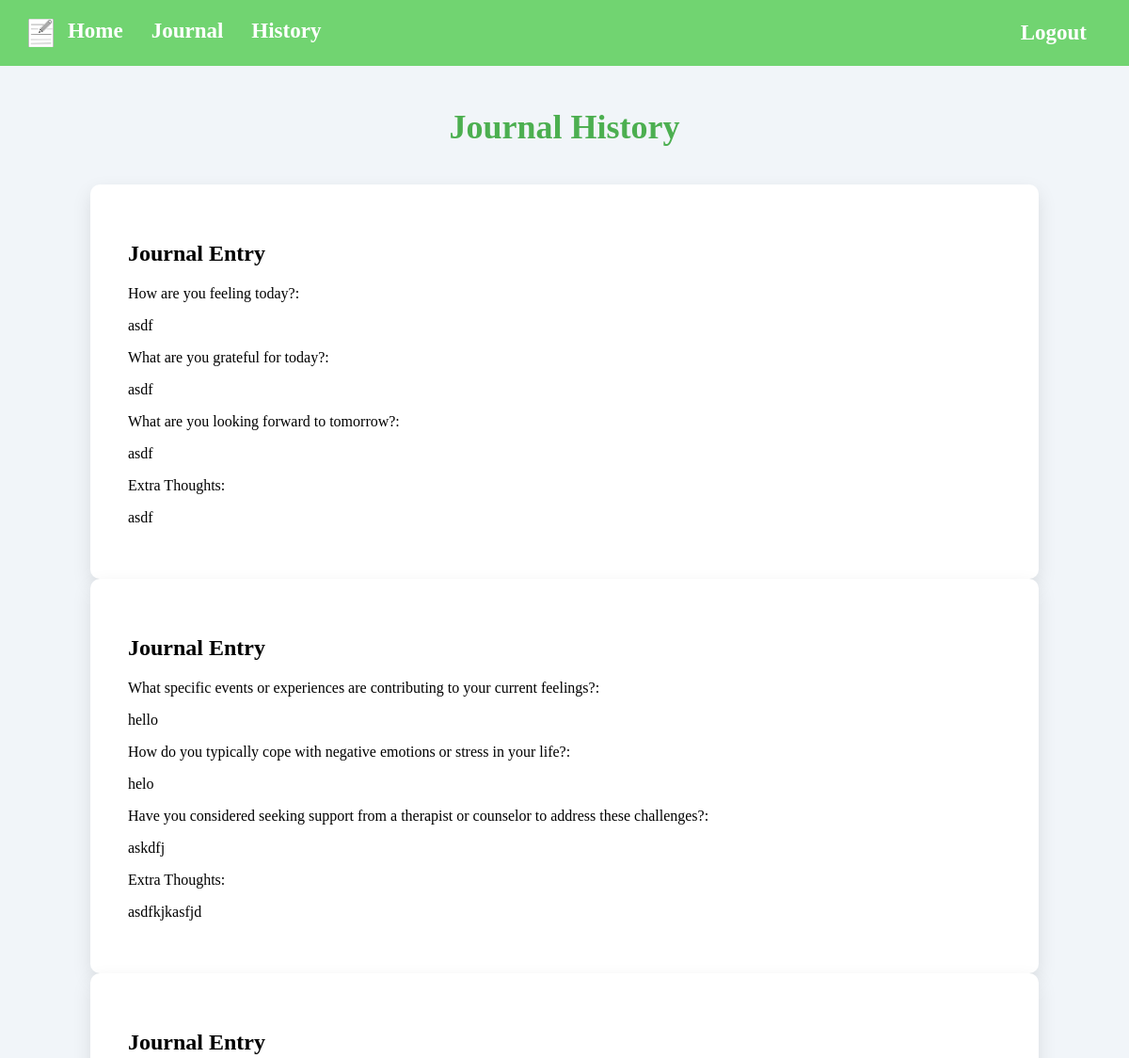
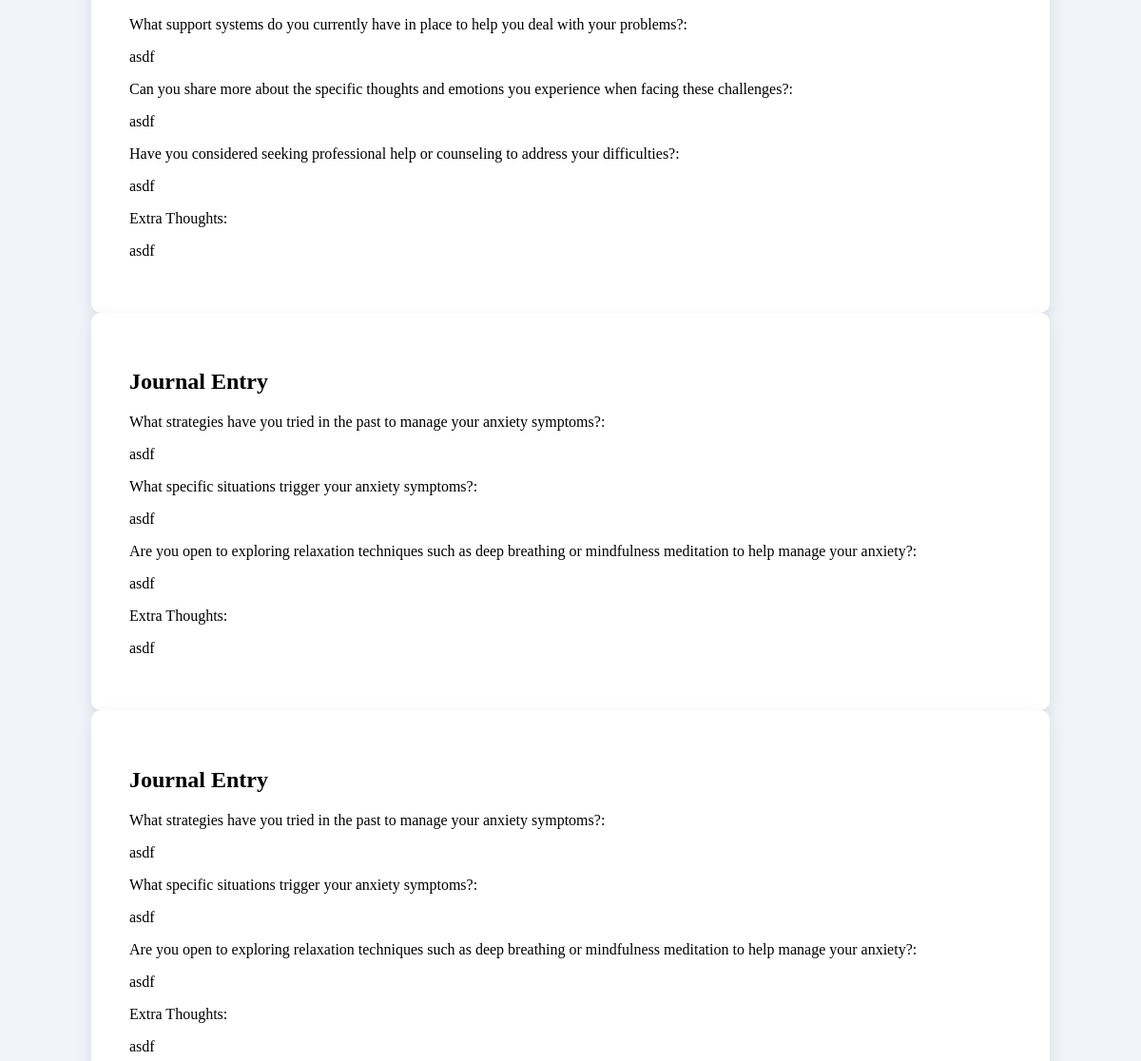
Screenshot of /history (signed in) with the database file from the repository (2 pictures, top to bottom).
### tables this page shows
CREATE TABLE journals (
    user_id INT NOT NULL,
    question1 TEXT NOT NULL,
    answer1 TEXT NOT NULL,
    question2 TEXT NOT NULL,
    answer2 TEXT NOT NULL,
    question3 TEXT NOT NULL,
    answer3 TEXT NOT NULL,
    journal TEXT NOT NULL
);

### app.py (the view)
@app.route('/history', methods = ['GET', 'POST'])
def history():
    if not session.get("loggedin", None) or not session.get("user_id", None):
        return redirect('/login')
    user_id = session['user_id']
    journals = db.execute('SELECT * FROM journals WHERE user_id = ?', (user_id,)).fetchall()
    print(journals)
    return render_template('history.html', journals = journals)

### templates/history.html (shortened to what this page needs)
{% extends "layout.html" %}
{% block content %}
    <div class="history-page">
        <h1>Journal History</h1>
        {% for journal in journals %}
            <div class="journal">
                <h2>Journal Entry</h2>
                <p>{{ journal[1] }}: </p>
                <p>{{ journal[2] }}</p>
                <p>{{ journal[3] }}: </p>
                <p>{{ journal[4] }}</p>
                <p>{{ journal[5] }}: </p>
                <p>{{ journal[6] }}</p>
                <p>Extra Thoughts: </p>
                <p>{{ journal[7] }}</p>
            </div>
        {% endfor %}
    </div>
{% endblock %}

### templates/layout.html (shortened to what this page needs)
<!DOCTYPE html>
<html lang="en">
<head>
    <link rel="stylesheet" href="{{ url_for('static', filename='style.css') }}">
</head>
<body style="margin: 0">
    <header>
        <nav class="navbar">
            <div>
                <ul>
                    <img src="static/thriveassistlogo.png" height="30">
                    <li><a href="{{ url_for('index') }}" class="navbar-link-left">Home</a></li>
                    <li><a href="{{ url_for('journal') }}" class="navbar-link-left">Journal</a></li>
                    <li><a href="{{ url_for('history') }}" class="navbar-link-left">History</a></li>
                </ul>
            </div>
            <div>
                <ul>
                    {% if not session.loggedin %}
                        <li><a href="{{ url_for('login') }}" class="navbar-link-right">Login</a></li>
                        <li><a href="{{ url_for('register') }}" class="navbar-link-right">Register</a></li>
                    {% else %}
                        <li><a href="{{ url_for('logout') }}" class="navbar-link-right">Logout</a></li>
                    {% endif %}
                </ul>
            </div>
        </nav>
    </header>
    <main class="background">
        {% block content %}
        {% endblock %}
    </main>
</body>
</html>

### static/style.css (style rules this page uses)
* { font-family: Georgia, 'Times New Roman', Times, serif }
.navbar { background-color: rgb(113, 212, 113); padding: 20px 30px; display: flex; justify-content: space-between; align-items: center; }
.navbar div { display: flex; }
.navbar ul { list-style-type: none; margin: 0; padding: 0; display: flex; }
.navbar-link-left, .navbar-link-right { color: white; text-decoration: none; font-size: 23px; font-weight: bold; padding: 10px 15px; transition: background-color 0.3s ease; }
.history-page { display: flex; flex-direction: column; align-items: center; justify-content: flex-start; padding: 20px; background-color: #F1F5F9; }
.history-page h1 { text-align: center; font-size: 36px; color: #4CAF50; margin-bottom: 40px; }
.background { background-color:#F1F5F9; background-size: cover; background-repeat: no-repeat; background-attachment: fixed; background-position: center; overflow:scroll; height: 100vh; width: 100%; position: fixed; z-index: -1; }
.journal { background-color: #fff; padding: 40px; border-radius: 10px; box-shadow: 0 8px 20px rgba(0, 0, 0, 0.1); max-width: 80%; width: 100%; }

### rows the page displays
journals: question1 "How are you feeling today?", answer1 "asdf", question2 "What are you grateful for today?", answer2 "asdf", question3 "What are you looking forward to tomorrow?", answer3 "asdf", journal "asdf"
journals: question1 "What specific events or experiences are contributing to your current feelings?", answer1 "hello", question2 "How do you typically cope with negative emotions or stress in your life?", answer2 "helo", question3 "Have you considered seeking support from a therapist or counselor to address these challenges?", answer3 "askdfj", journal "asdfkjkasfjd"
journals: question1 "What support systems do you currently have in place to help you deal with your problems?", answer1 "asdf", question2 "Can you share more about the specific thoughts and emotions you experience when facing these challenges?", answer2 "asdf", question3 "Have you considered seeking professional help or counseling to address your difficulties?", answer3 "asdf", journal "asdf"
journals: question1 "What strategies have you tried in the past to manage your anxiety symptoms?", answer1 "asdf", question2 "What specific situations trigger your anxiety symptoms?", answer2 "asdf", question3 "Are you open to exploring relaxation techniques such as deep breathing or mindfulness meditation to help manage your anxiety?", answer3 "asdf", journal "asdf"
journals: question1 "What strategies have you tried in the past to manage your anxiety symptoms?", answer1 "asdf", question2 "What specific situations trigger your anxiety symptoms?", answer2 "asdf", question3 "Are you open to exploring relaxation techniques such as deep breathing or mindfulness meditation to help manage your anxiety?", answer3 "asdf", journal "asdf"
